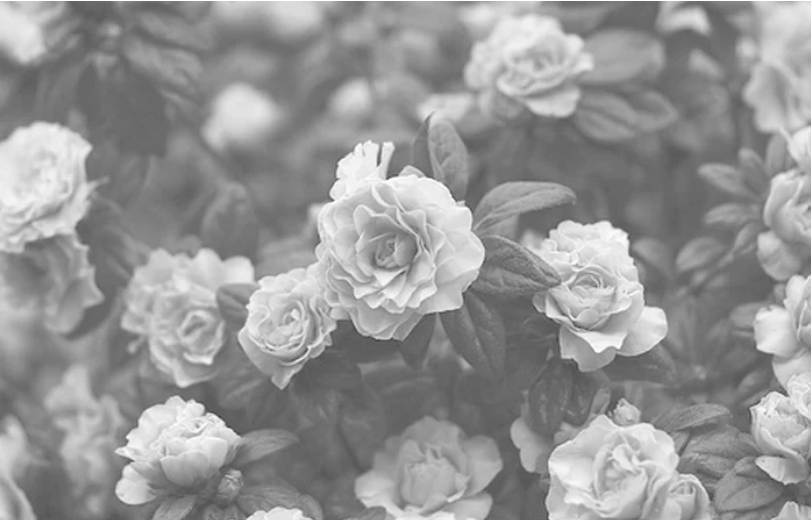
#> input picture sess2/rose.png, 811 x 520 px
$ python sess2.py
#> lines starting #> are read from the running program, lines starting #| are printed output that depends on the picture
import cv2 as cv
import numpy as np
from matplotlib import pyplot as plt
from sklearn.preprocessing import scale

img = cv.imread('rose.png')
#> img is the input picture: shape (520, 811, 3); mean B, G, R 149.7, 149.7, 149.7
cv.imshow('original image', img)
cv.waitKey(0)

#resize
scale = 0.5
Height = int(img.shape[0]*scale)
#> Height = 260
Width = int(img.shape[1]*scale)
#> Width = 405
Dimension = (Width, Height)
#> Dimension = (405, 260)
img = cv.resize(img, Dimension, cv.INTER_AREA)
#> img: shape (260, 405, 3)
cv.imshow('Hasil Resize', img)
cv.waitKey(0)

#grayscale
gray = cv.cvtColor(img, cv.COLOR_BGR2GRAY)
cv.imshow('gambar di grayscaled', gray)
cv.waitKey(0)

#hitung pixel per intesitas
intensity_count = np.zeros(256, dtype=int)

#iterate pixel
h = gray.shape[0]
#> h = 260
w = gray.shape[1]
#> w = 405
for i in range(h):
    for j in range(w):
        intensity_count[gray[i][j]] +=1

#plotting
plt.figure(1)
plt.plot(intensity_count, 'g', label= 'Intesity')
plt.legend(loc='upper right')
plt.ylabel('Number of pixel')
plt.xlabel('intensity')
plt.show()
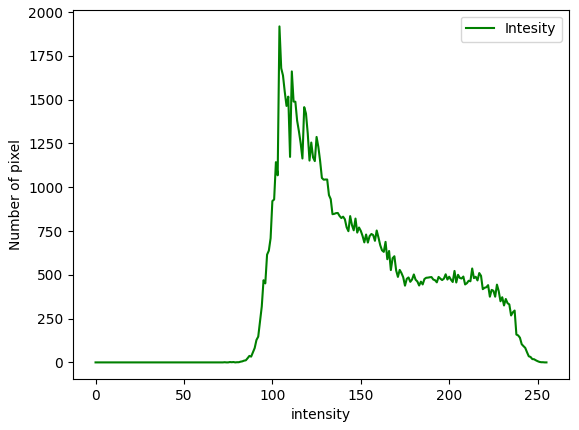
#> figure drawn by matplotlib, 1 panel; curve peaks at x = 104, y = 1918

#histogram equalization
eq = cv.equalizeHist(gray)
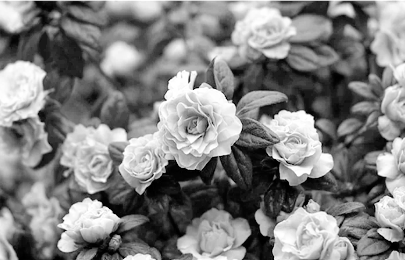
#> eq: shape (260, 405); min 0, max 255, mean 128.6
cv.imshow('Hasil equalization', eq)
cv.waitKey(0)

#side by side
res = np.hstack((gray,eq)) #htack = horizontal, vstack = vertical
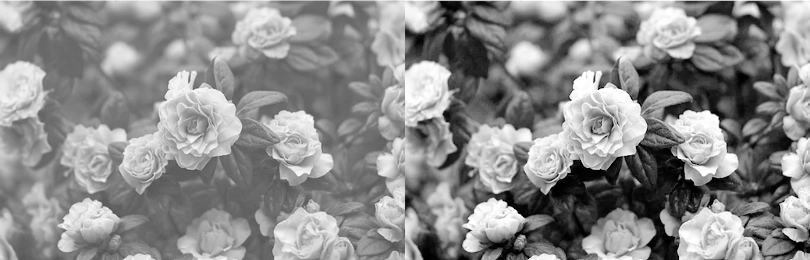
#> res: shape (260, 810); min 0, max 255, mean 139.1
cv.imshow('side by side', res)
cv.waitKey(0)

#histo untuk compare
intensity_count2 = np.zeros(256, dtype=int)
h = eq.shape[0]
w = eq.shape[1]
for i in range(h):
    for j in range(w):
        intensity_count2[eq[i][j]] +=1

plt.figure(2,(10,5)) #10,5 itu ukuran yg background putih
plt.subplot(1,2,1) # 1 : row , 2 : collumn , 1 : penempatan histo dmna
plt.plot(intensity_count, 'g', label= 'Intesity(before)')
plt.legend(loc='upper right')
plt.ylabel('Number of pixel')
plt.xlabel('intensity')

plt.subplot(1,2,2)
plt.plot(intensity_count2, 'g', label= 'Intesity(after)')
plt.legend(loc='upper right')
plt.ylabel('Number of pixel')
plt.xlabel('intensity')
plt.show()
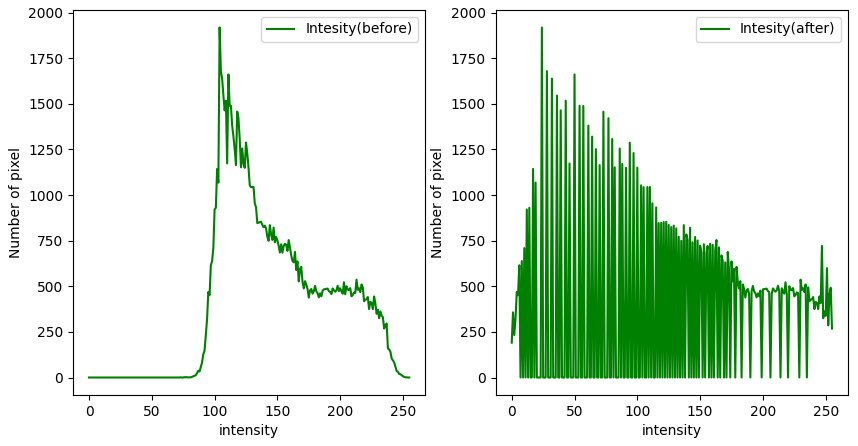
#> figure drawn by matplotlib, 2 panels; panel 1: curve peaks at x = 104, y = 1918; panel 2: curve peaks at x = 24, y = 1918

$ run again, with sess2/anjing.png copied over sess2/rose.png
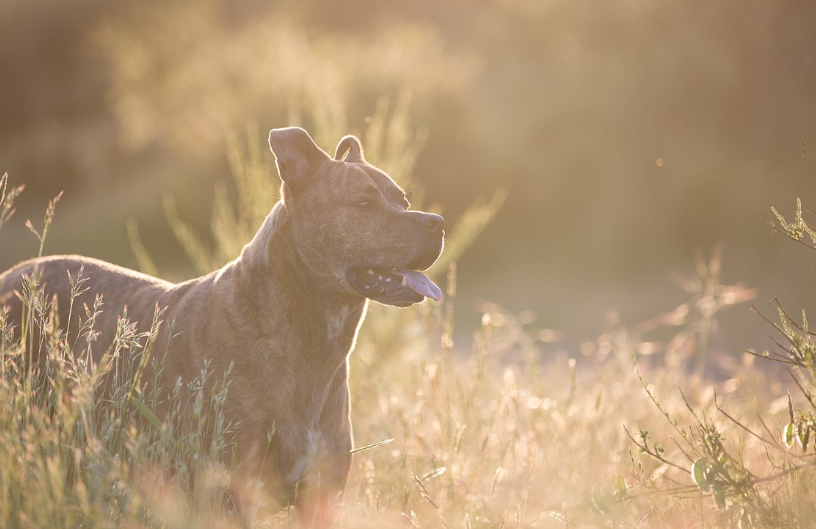
#> input picture sess2/anjing.png, 816 x 529 px
#> img is the input picture: shape (529, 816, 3); mean B, G, R 114.1, 147, 174.4
#> img: shape (264, 408, 3)
#> `res = np.hstack((gray,eq))`:
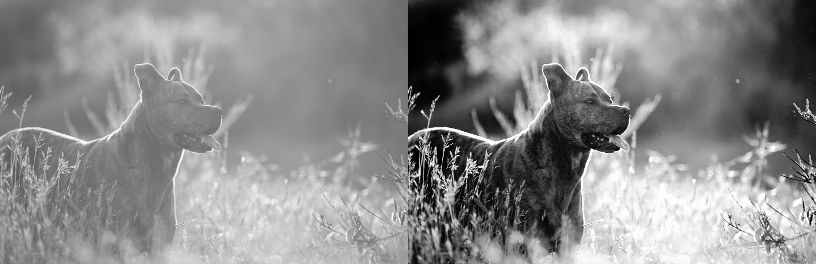
#> res: shape (264, 816); min 0, max 255, mean 140.1
#> `plt.show()`:
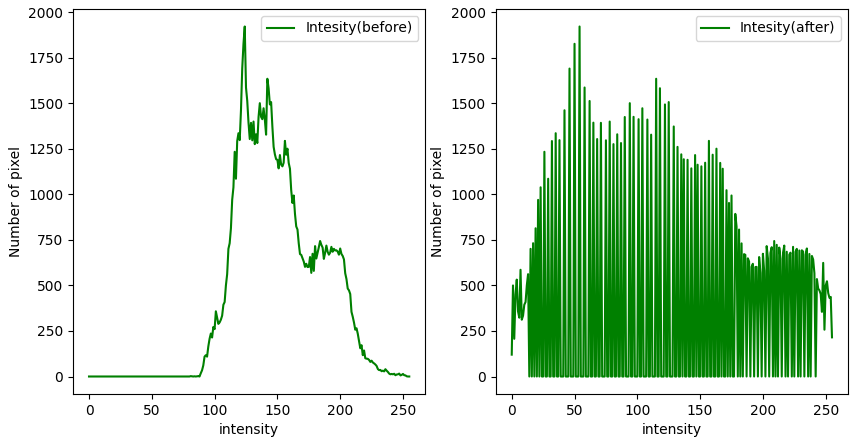
#> figure drawn by matplotlib, 2 panels; panel 1: curve peaks at x = 124, y = 1922; panel 2: curve peaks at x = 54, y = 1922
